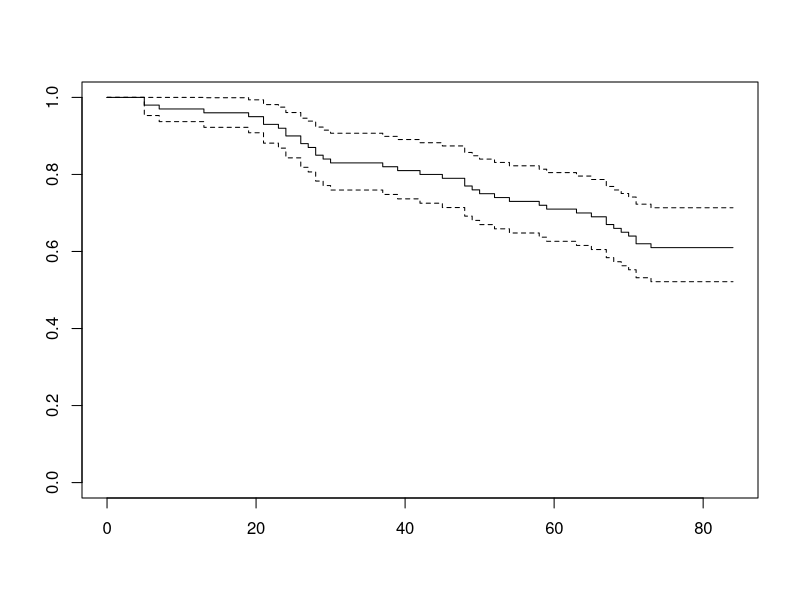

Source code (R):
## ---- chunk 1
knitr::opts_chunk$set(echo = TRUE)
## ---- chunk 2
library(survival)
## ---- chunk 3
data("diabetic")
head(diabetic)
## ---- chunk 4
surv <- Surv(time=diabetic$time, event=diabetic$status)
## ---- chunk 5
library(lubridate)
library(data.table)
## ---- chunk 6
set.seed(10)
begin <- dmy("20/10/2020")
today <- dmy("12/01/2021")

initiate <- begin + sample(0:10, size=100, replace=TRUE)
terminate <- initiate + sample(0:200, size=100, replace=TRUE)
terminate[terminate >= today] <- NA

df <- data.table(initiate=initiate, terminate=terminate)
head(df)
## ---- chunk 7
df[, time := as.numeric(terminate - initiate)]
df[, event := !is.na(time)]
df[is.na(time), time := as.numeric(today - initiate)]

head(df)
## ---- chunk 8
surv <- Surv(time=df$time, event=df$event)
plot(surv)
